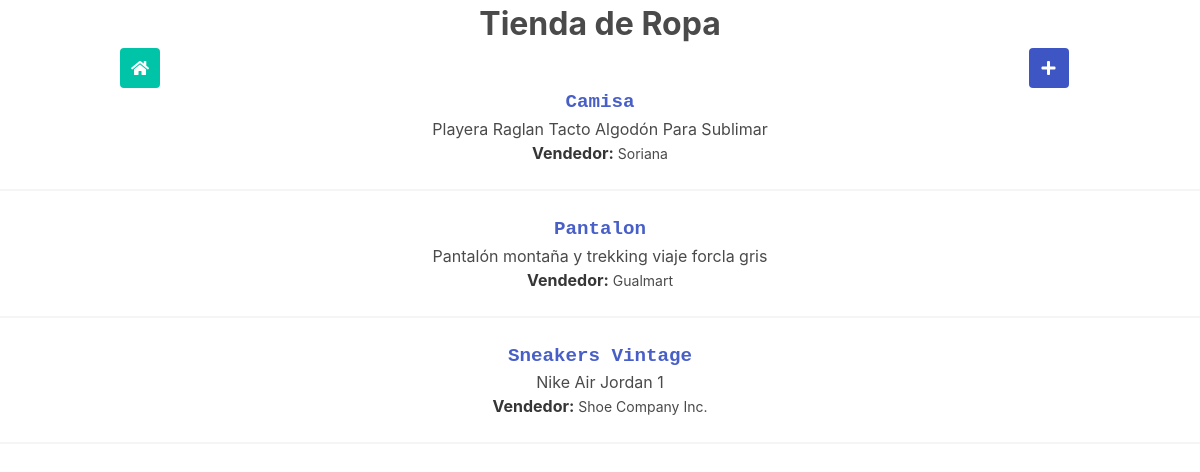
The page / on the database its author committed.
### articulos/models.py (models this page shows, shortened)
class Post(models.Model):
    nombre = models.CharField(max_length=100)
    vendedor  = models.ForeignKey(
        Vendedor,
        null=True,
        blank=True,
        on_delete=models.CASCADE,
    )
    descripcion = models.TextField()
    imagen = models.TextField(default='')
    precio = models.TextField(default='')

class Vendedor(models.Model):
    tienda = models.TextField()
    def __str__(self):
        return self.tienda

### articulos/views.py (the view)
# urls.py: path('', ArticuloListView.as_view(), name='home'),
class ArticuloListView(ListView):
    model = Post
    template_name = 'home.html'
    context_object_name = 'Products'

### templates/home.html (shortened to what this page needs)
{% load static %}
<link rel="stylesheet" href="https://cdn.jsdelivr.net/npm/bulma@0.9.1/css/bulma.min.css">
<link rel="stylesheet" href="https://pro.fontawesome.com/releases/v5.10.0/css/all.css"/>
<h1 style="text-align: center; font-size: xx-large; font-weight: bolder;">
    Tienda de Ropa
</h1>
<div style="position: sticky;" class="container is-sticky">
    <a href="{% url 'home' %}">
        <button class="button is-primary is-hovered">
            <span class="icon is-small">
                <i class="fas fa-home"></i>
            </span>
        </button>
    </a>
    <a style="margin-left: 90%" href="{% url 'notaNueva' %}">
    <button style="position: sticky;" class="button is-link is-hovered">
        <span class="icon is-small">
            <i class="fas fa-plus"></i>
        </span>
    </button>
    </a>
</div>
{%block content %}
    {% for productos in Products %}
        <div class="">
            <center>
            <h2 style="font-weight: bold;font-size: larger;font-family: 'Courier New', Courier, monospace;color: purple;"> <a href="{% url 'articulos' productos.pk %}"> {{ productos.nombre}}</a></h2>
            <p>{{productos.descripcion}}</p>
            <strong>Vendedor:</strong><small> {{productos.vendedor}}</small>
            </center>
        </div>
        <hr>
    {% endfor %}
{% endblock content %}

### rows shown on the page
Post: nombre "Camisa", descripcion "Playera Raglan Tacto Algodón Para Sublimar", vendedor "Soriana"
Post: nombre "Pantalon", descripcion "Pantalón montaña y trekking viaje forcla gris", vendedor "Gualmart"
Post: nombre "Sneakers Vintage", descripcion "Nike Air Jordan 1", vendedor "Shoe Company Inc."
